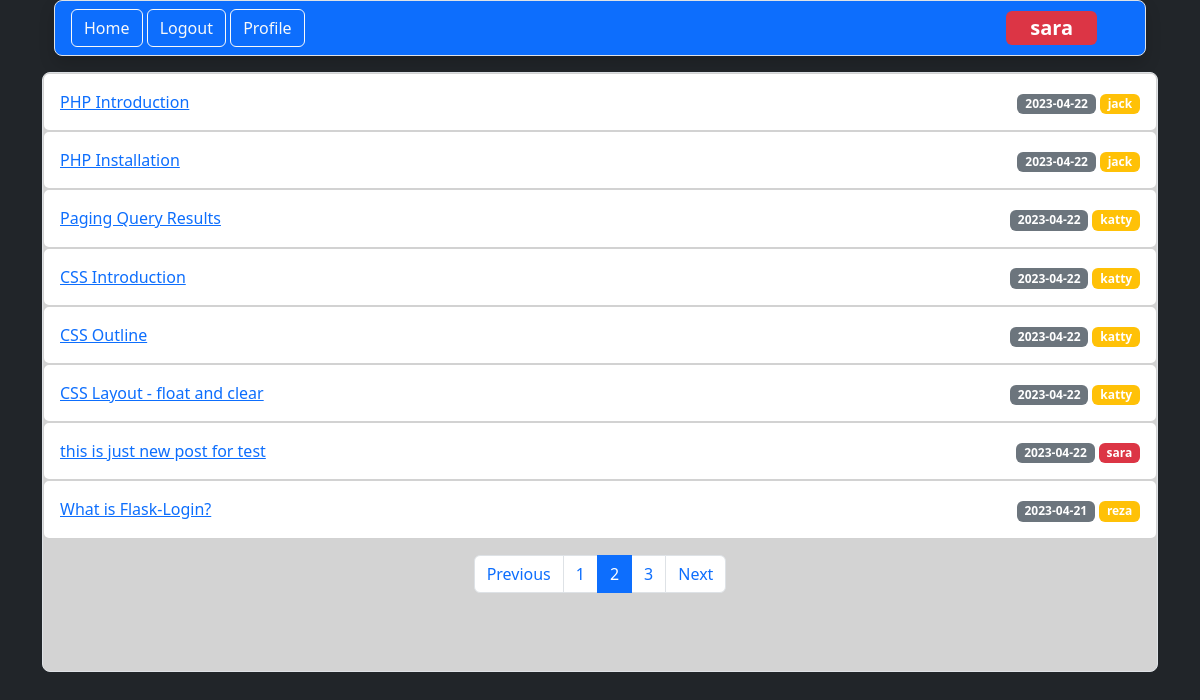
The app's page /?page=2 (signed in) with its own data.
### main/models.py (models this page shows, shortened)
class User(db.Model,UserMixin):
    id=db.Column(db.Integer,primary_key=True)
    username=db.Column(db.String(20),nullable=False,unique=True)
    email=db.Column(db.String(60),nullable=True,unique=True)
    password=db.Column(db.String(60),nullable=True)
    post=db.relationship('Post',backref='author',lazy=True)

class Post(db.Model):
    id=db.Column(db.Integer,primary_key=True)
    title=db.Column(db.String(255),nullable=False)
    date=db.Column(db.Date,nullable=False,default=datetime.now)
    content=db.Column(db.Text,nullable=False)
    user_id=db.Column(db.Integer,db.ForeignKey('user.id'))

### main/routes.py (the view)
@app.route('/')
def home():
    page=request.args.get('page')
    if page and page.isdigit():
        page=int(page)
    else:
        page=1
    pages=Post.query.order_by(desc('date')).paginate(page=page,per_page=8)
    return render_template('home.html',pages=pages)

### main/models.py (called while the page is built)
@login_manager.user_loader
def load_user(user_id):
    return User.query.get(user_id)

### main/templates/home.html
{% extends 'base.html' %}
{% block content %}
{% for post in pages.items %}
<div class="card">
    <div class="card-body d-flex justify-content-between">
       <a href="{{url_for('post_read', id=post.id)}}">  {{post.title}}</a>
       <div>
       <span class="badge bg-secondary">{{post.date}}</span>
       <span class="badge bg-{% if post.author==current_user %}danger{% else %}warning{% endif %}">{{post.author.username}}</span>
    </div>
    </div>
</div>
{% endfor %}
<div class="d-flex justify-content-center">
<nav aria-label="..." class="mt-3 ">
    <ul class="pagination">
      <li class="page-item {% if not pages.has_prev %} disabled {% endif %}">
        <a class="page-link" href="/?page={{pages.prev_num}}">Previous</a>
      </li>
      {% for page in pages.iter_pages()%}
      <li class="page-item {% if page==pages.page %} active {% endif %}"  aria-current="page">
        <a class="page-link" href="/?page={{page}}">{{page}}</a>
      </li>
      {% endfor %}
      <li class="page-item {% if not pages.has_next %}disabled {% endif %}">
        <a class="page-link" href="/?page={{pages.next_num}}">Next</a>
      </li>
    </ul>
  </nav>
</div>
{% endblock content %}

### main/templates/inc/navbar.html
<div class="container-fluid  ">
    <nav class="navbar  bg-primary  shadow rounded-3  border">
      <div class="ms-3  ">
        <a class="btn btn-outline-light " href="{{url_for('home')}}">Home</a>
        {% if current_user.is_authenticated %}
        <a class="btn btn-outline-light" href="{{url_for('logout')}}">Logout</a>
        <a class="btn btn-outline-light" href="{{url_for('profile')}}">Profile</a>
        {% else %}
        <a class="btn btn-outline-light" href="{{url_for('register')}}">Register</a>
        <a class="btn btn-outline-light" href="{{url_for('login')}}">Login</a>
        {% endif %}
      </div>
      <span class="badge fs-5 mx-5  px-4 bg-danger float-end">{{current_user.username}}</span>
    </nav>
  </div>

### records on screen
User: username "sara"
Post: title "PHP Introduction", date "2023-04-22", author.username "jack"
Post: title "PHP Installation", date "2023-04-22", author.username "jack"
Post: title "Paging Query Results", date "2023-04-22", author.username "katty"
Post: title "CSS Introduction", date "2023-04-22", author.username "katty"
Post: title "CSS Outline", date "2023-04-22", author.username "katty"
Post: title "CSS Layout - float and clear", date "2023-04-22", author.username "katty"
Post: title "this is just new post for test", date "2023-04-22", author.username "sara"
Post: title "What is Flask-Login?", date "2023-04-21", author.username "reza"

### other values on screen
{{ page }} "1" "2" "3"
